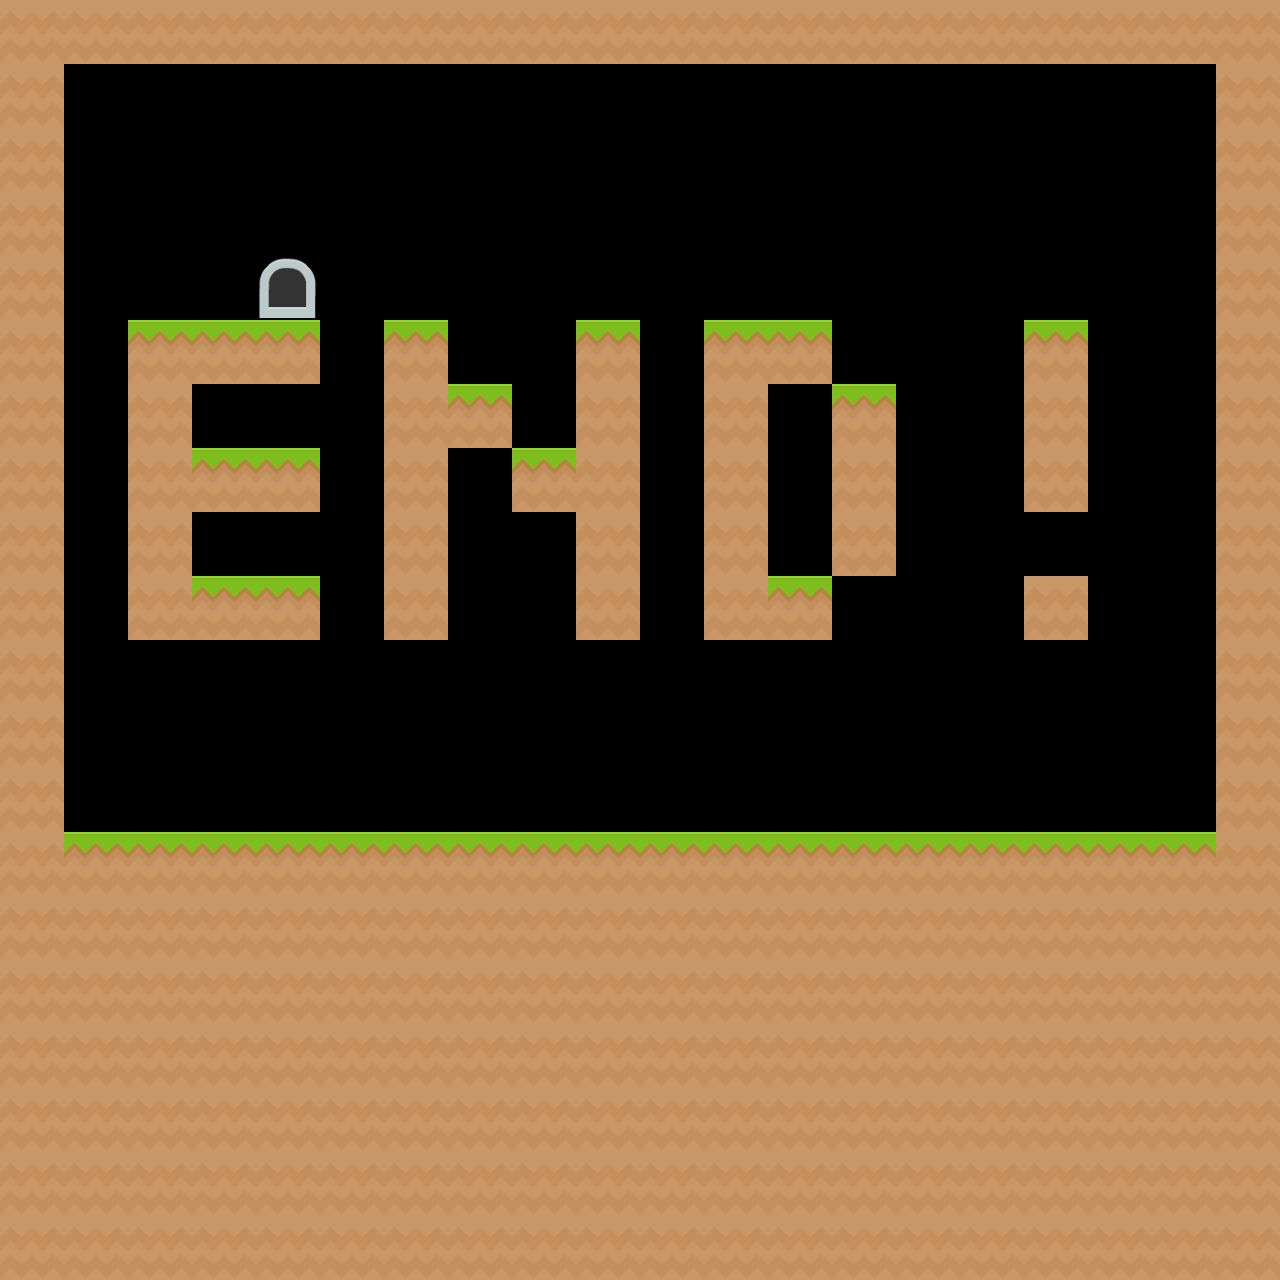

This game map was drawn from its Tiled (.tmx) file and the tilesets committed beside it. A one-line description and the full map source follow:
An orthogonal 20x20 tile map with 64x64 px tiles, 2 tile layers (Setup, Usefull) and 1 object (Player_spawn).

<map version="1.9" tiledversion="1.9.2" orientation="orthogonal" renderorder="right-down" width="20" height="20" tilewidth="64" tileheight="64" infinite="0" nextlayerid="4" nextobjectid="2">
 <tileset firstgid="1" source="platformer_tile_set..tsx" />
 <layer id="1" name="Setup" width="20" height="20">
  <data encoding="csv">
4,6,1,9,10,7,8,11,0,0,0,0,0,0,0,0,0,0,0,0,
0,0,0,0,0,0,0,0,0,0,0,0,0,0,0,0,0,0,0,0,
0,0,0,0,0,0,0,0,0,0,0,0,0,0,0,0,0,0,0,0,
0,0,0,0,0,0,0,0,0,0,0,0,0,0,0,0,0,0,0,0,
0,0,0,0,0,0,0,0,0,0,0,0,0,0,0,0,0,0,0,0,
0,0,0,0,0,0,0,0,0,0,0,0,0,0,0,0,0,0,0,0,
0,0,0,0,0,0,0,0,0,0,0,0,0,0,0,0,0,0,0,0,
0,0,0,0,0,0,0,0,0,0,0,0,0,0,0,0,0,0,0,0,
0,0,0,0,0,0,0,0,0,0,0,0,0,0,0,0,0,0,0,0,
0,0,0,0,0,0,0,0,0,0,0,0,0,0,0,0,0,0,0,0,
0,0,0,0,0,0,0,0,0,0,0,0,0,0,0,0,0,0,0,0,
0,0,0,0,0,0,0,0,0,0,0,0,0,0,0,0,0,0,0,0,
0,0,0,0,0,0,0,0,0,0,0,0,0,0,0,0,0,0,0,0,
0,0,0,0,0,0,0,0,0,0,0,0,0,0,0,0,0,0,0,0,
0,0,0,0,0,0,0,0,0,0,0,0,0,0,0,0,0,0,0,0,
0,0,0,0,0,0,0,0,0,0,0,0,0,0,0,0,0,0,0,0,
0,0,0,0,0,0,0,0,0,0,0,0,0,0,0,0,0,0,0,0,
0,0,0,0,0,0,0,0,0,0,0,0,0,0,0,0,0,0,0,0,
0,0,0,0,0,0,0,0,0,0,0,0,0,0,0,0,0,0,0,0,
0,0,0,0,0,0,0,0,0,0,0,0,0,0,0,0,0,0,0,0
</data>
 </layer>
 <layer id="2" name="Usefull" width="20" height="20">
  <data encoding="csv">
4,4,4,4,4,4,4,4,4,4,4,4,4,4,4,4,4,4,4,4,
4,0,0,0,0,0,0,0,0,0,0,0,0,0,0,0,0,0,0,4,
4,0,0,0,0,0,0,0,0,0,0,0,0,0,0,0,0,0,0,4,
4,0,0,0,0,0,0,0,0,0,0,0,0,0,0,0,0,0,0,4,
4,0,0,0,11,0,0,0,0,0,0,0,0,0,0,0,0,0,0,4,
4,0,6,6,6,0,6,0,0,6,0,6,6,0,0,0,6,0,0,4,
4,0,4,0,0,0,4,6,0,4,0,4,0,6,0,0,4,0,0,4,
4,0,4,6,6,0,4,0,6,4,0,4,0,4,0,0,4,0,0,4,
4,0,4,0,0,0,4,0,0,4,0,4,0,4,0,0,0,0,0,4,
4,0,4,6,6,0,4,0,0,4,0,4,6,0,0,0,4,0,0,4,
4,0,0,0,0,0,0,0,0,0,0,0,0,0,0,0,0,0,0,4,
4,0,0,0,0,0,0,0,0,0,0,0,0,0,0,0,0,0,0,4,
4,0,0,0,0,0,0,0,0,0,0,0,0,0,0,0,0,0,0,4,
4,6,6,6,6,6,6,6,6,6,6,6,6,6,6,6,6,6,6,4,
4,4,4,4,4,4,4,4,4,4,4,4,4,4,4,4,4,4,4,4,
4,4,4,4,4,4,4,4,4,4,4,4,4,4,4,4,4,4,4,4,
4,4,4,4,4,4,4,4,4,4,4,4,4,4,4,4,4,4,4,4,
4,4,4,4,4,4,4,4,4,4,4,4,4,4,4,4,4,4,4,4,
4,4,4,4,4,4,4,4,4,4,4,4,4,4,4,4,4,4,4,4,
4,4,4,4,4,4,4,4,4,4,4,4,4,4,4,4,4,4,4,4
</data>
 </layer>
 <objectgroup id="3" name="Spawn">
  <object id="1" name="Player_spawn" x="192" y="319">
   <point />
  </object>
 </objectgroup>
</map>
